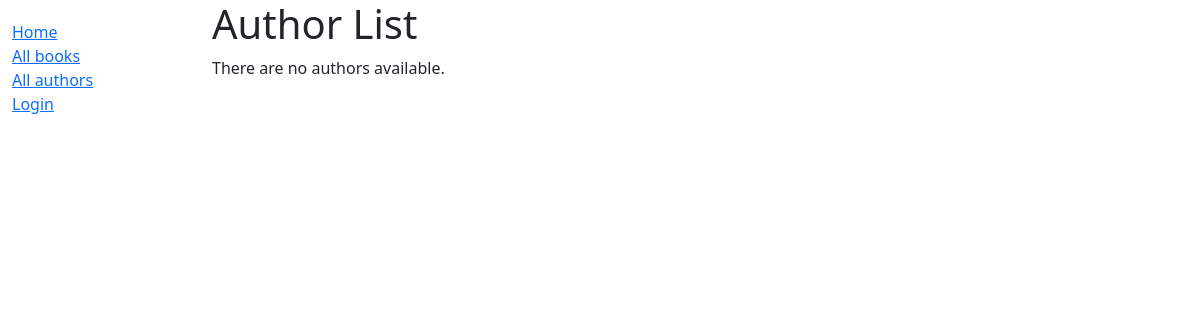
The app's page /catalog/authors/, older data.
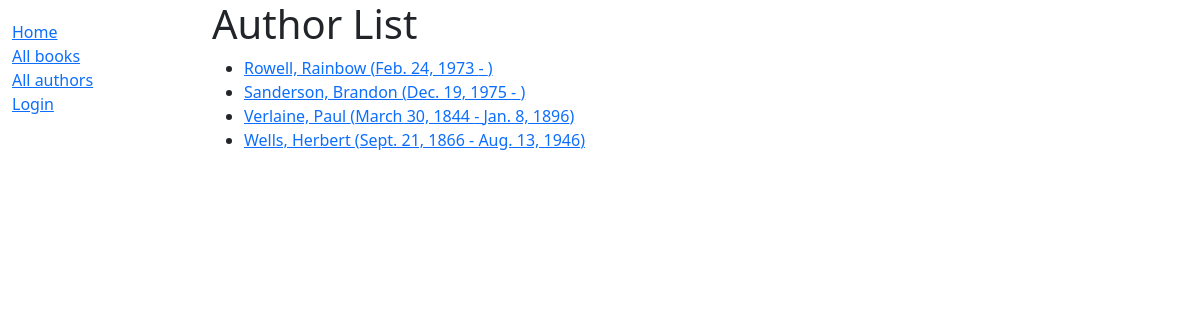
The same page, newer data.
### catalog/models.py (models this page shows)
class Author(models.Model):
    first_name = models.CharField(max_length=100)
    last_name = models.CharField(max_length=100)
    date_of_birth = models.DateField(null=True, blank=True)
    date_of_death = models.DateField('Died', null=True, blank=True)
    class Meta:
        ordering = ['last_name', 'first_name']
    def get_absolute_url(self):
        return reverse('author-detail', args=[str(self.id)])
    def __str__(self):
        return f'{self.last_name}, {self.first_name}'

### catalog/views.py (the view)
# urls.py: path('authors/', views.AuthorListView.as_view(), name='authors'),
class AuthorListView(generic.ListView):
    model = Author
    paginate_by = 10

### catalog/templates/catalog/author_list.html
{% extends "base_generic.html" %}
{% block content %}
<h1>Author List</h1>
{% if author_list %}
<ul>
    {% for author in author_list %}
    <li>
        <a href="{{ author.get_absolute_url }}">
            {{ author }} ({{author.date_of_birth}} - {% if author.date_of_death %}{{author.date_of_death}}{% endif %})
        </a>
    </li>
    {% endfor %}
</ul>
{% else %}
<p>There are no authors available.</p>
{% endif %}
{% endblock %}

### catalog/templates/base_generic.html (shortened to what this page needs)
<!DOCTYPE html>
<html lang="en">
<head>
    <link href="https://cdn.jsdelivr.net/npm/bootstrap@5.1.3/dist/css/bootstrap.min.css" rel="stylesheet"
 />
    {% load static %}
    <link rel="stylesheet" href="{% static 'css/styles.css' %}" />
</head>
<body>
    <div class="container-fluid">
        <div class="row">
            <div class="col-sm-2">
                {% block sidebar %}
                <ul class="sidebar-nav">
                    <li><a href="{% url 'index' %}">Home</a></li>
                    <li><a href="{% url 'books' %}">All books</a></li>
                    <li><a href="{% url 'authors' %}">All authors</a></li>
                    {% if user.is_authenticated %}
                        <li>User: {{ user.get_username }}</li>
                        <li><a href="{% url 'my-borrowed' %}">My Borrowed</a></li>
                        <li><a href="{% url 'logout' %}?next={{ request.path }}">Logout</a></li>
                    {% else %}
                        <li><a href="{% url 'login' %}?next={{ request.path }}">Login</a></li>
                    {% endif %}
                </ul>
                {% endblock %}
            </div>
            <div class="col-sm-10 ">
                {% block content %}{% endblock %}
            </div>
        </div>
    </div>
</body>
</html>

### catalog/static/css/styles.css (style rules this page uses)
.sidebar-nav { margin-top: 20px; padding: 0; list-style: none; }

Row changes from the older to the newer data that the page shows:
added Author: last_name+first_name "Rowell, Rainbow", date_of_birth "Feb. 24, 1973"
added Author: last_name+first_name "Sanderson, Brandon", date_of_birth "Dec. 19, 1975"
added Author: last_name+first_name "Verlaine, Paul", date_of_birth "March 30, 1844", date_of_death "Jan. 8, 1896"
added Author: last_name+first_name "Wells, Herbert", date_of_birth "Sept. 21, 1866", date_of_death "Aug. 13, 1946"
Text that changed along with them:
text no longer shown: "There are no authors available."
